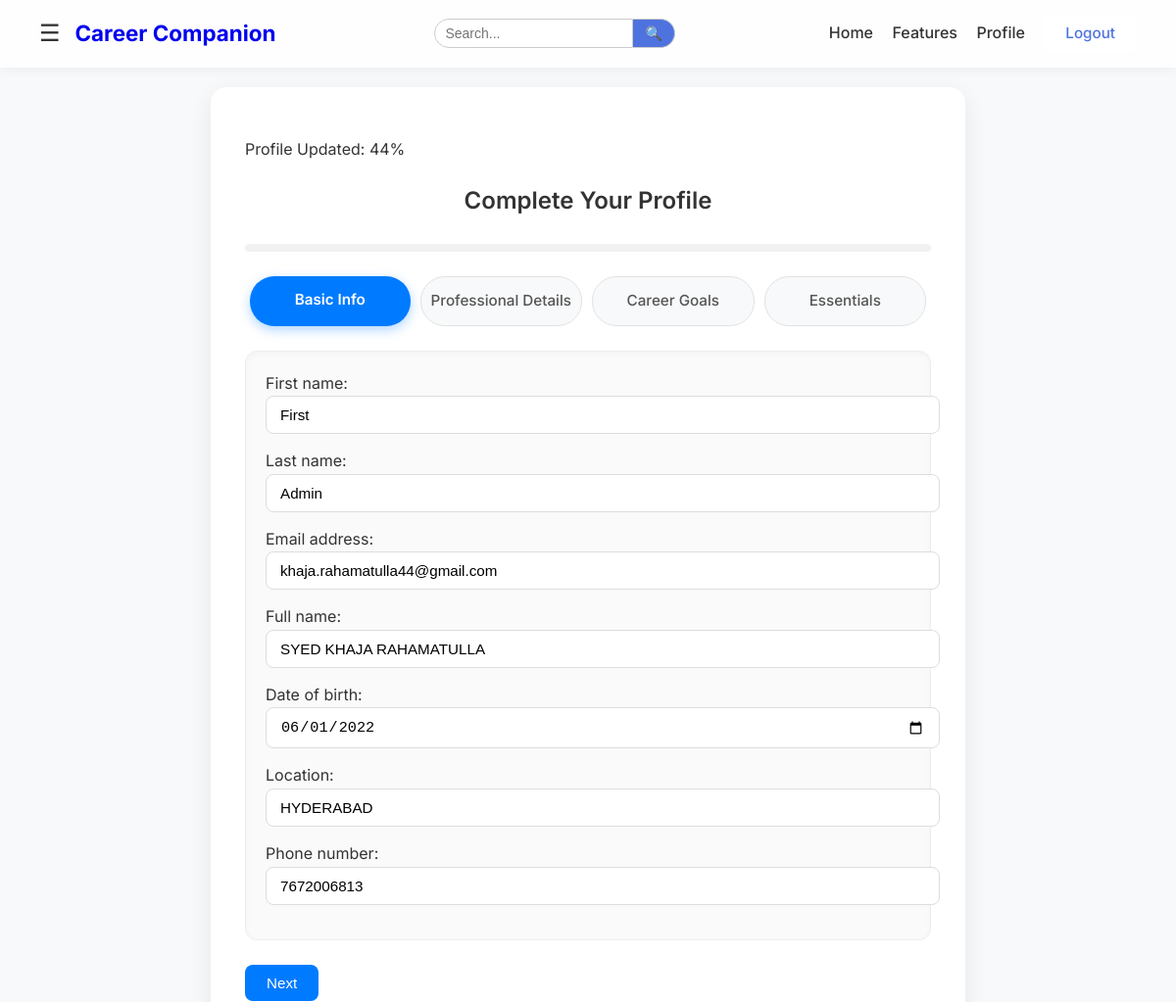
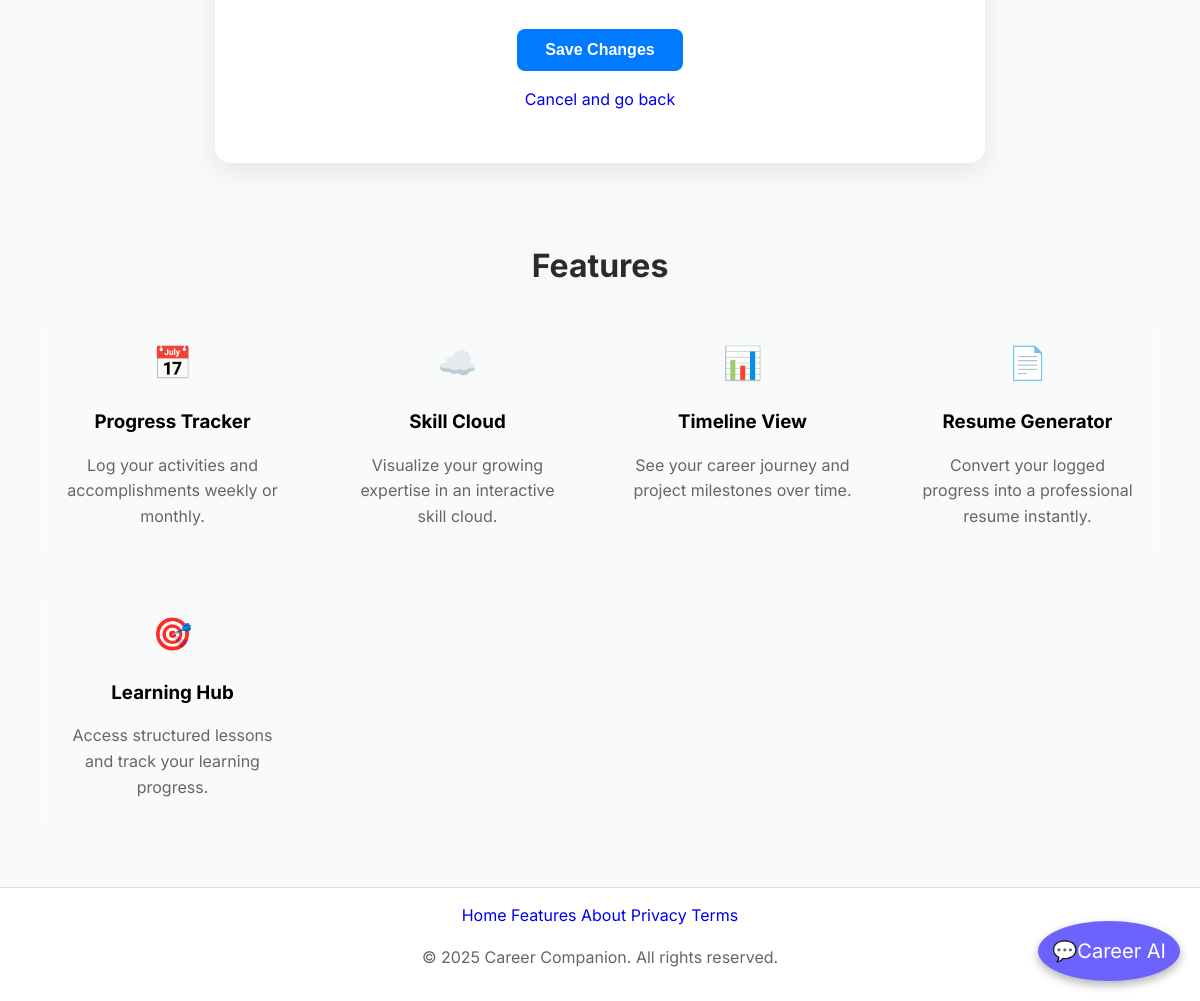
The app's page /profile/edit/ (signed in) with its own data (2 pictures, top to bottom).
### dashboard/models.py (models this page shows, shortened)
class Profile(models.Model):
    PROFILE_TYPE_CHOICES = [
        ('student', 'Student'),
        ('job_seeker', 'Job Seeker'),
        ('employee', 'Employee'),
        ('freelancer', 'Freelancer'),
    ]
    STATUS_CHOICES = [
        ('active', 'Active'),
        ('inactive', 'Inactive'),
    ]
    user = models.OneToOneField(User, on_delete=models.CASCADE)
    profile_picture = models.ImageField(upload_to='profile_pictures/', blank=True, null=True)
    cover_photo = models.ImageField(upload_to='cover_photos/', blank=True, null=True)
    tagline = models.CharField(max_length=100, blank=True, null=True)
    location = models.CharField(max_length=100, blank=True, null=True)
    resume = models.FileField(upload_to='resumes/', blank=True, null=True)
    cover_letter = models.FileField(
        upload_to='cover_letters/', blank=True, null=True, verbose_name="Curriculum Vitae"
    )
    full_name = models.CharField(max_length=100, blank=True, null=True)
    date_of_birth = models.DateField(blank=True, null=True)
    phone_number = models.CharField(max_length=15, blank=True, null=True)
    linkedin_profile = models.URLField(blank=True, null=True)
    github_profile = models.URLField(blank=True, null=True)
    twitter_profile = models.URLField(blank=True, null=True)
    personal_website = models.URLField(blank=True, null=True)
    education = models.TextField(blank=True, null=True, help_text="Comma separated education details (important ones only)")
    bio = models.TextField(blank=True, null=True)
    profile_type = models.CharField(max_length=50, choices=PROFILE_TYPE_CHOICES, blank=True, null=True)
    status = models.CharField(max_length=50, choices=STATUS_CHOICES, blank=True, null=True)
    skills = models.TextField(blank=True, null=True, help_text="Comma separated skills")
    experience = models.CharField(max_length=100, blank=True, null=True)
    role = models.CharField(max_length=100, blank=True, null=True)
    learning_goal = models.TextField(blank=True, null=True, help_text="Comma separated learning goals")
    technologies_interested = models.TextField(blank=True, null=True, help_text="Comma separated technologies of interest")
    projects = models.TextField(blank=True, null=True, help_text="Comma separated project names")
    certifications = models.TextField(blank=True, null=True, help_text="Comma separated certification names")
    achievements = models.TextField(blank=True, null=True, help_text="Comma separated achievements")
    short_term_goals = models.TextField(blank=True, null=True, help_text="Comma separated short term goals")
    long_term_goals = models.TextField(blank=True, null=True, help_text="Comma separated long term goals")
    dream_role = models.CharField(max_length=100, blank=True, null=True)
    dream_company = models.CharField(max_length=100, blank=True, null=True)
    created_at = models.DateTimeField(auto_now_add=True)
    updated_at = models.DateTimeField(auto_now=True)
    def completion_percentage(self):
        fields_to_check = [
            self.full_name,
            self.phone_number,
            self.date_of_birth,
            self.location,
            self.skills,
            self.experience,
            self.role,
            self.learning_goal,
            self.short_term_goals,
            self.long_term_goals,
            self.dream_role,
            self.dream_company,
            self.resume,
            self.linkedin_profile,
            self.github_profile,
            self.education,
            self.certifications,
            self.achievements,
        ]
        total_fields = len(fields_to_check)
        filled_fields = sum(1 for field in fields_to_check if field and str(field).strip())
        if total_fields == 0:
            return 0
        return int((filled_fields / total_fields) * 100)

### dashboard/views.py (the view)
# urls.py: path('profile/edit/', views.edit_profile, name='edit_profile'),
def edit_profile(request):
    if request.method == 'POST':
        u_form = UserUpdateForm(request.POST, instance=request.user)
        p_form = ProfileUpdateForm(request.POST, request.FILES, instance=request.user.profile)
        if u_form.is_valid() and p_form.is_valid():
            u_form.save()
            p_form.save()
            return redirect('profile')
    else:
        u_form = UserUpdateForm(instance=request.user)
        p_form = ProfileUpdateForm(instance=request.user.profile)
    profile = request.user.profile
    completion = profile.completion_percentage()
    return render(request, 'dashboard/edit_profile.html', {
        'u_form': u_form,
        'p_form': p_form,
        'completion': completion,
    })

### dashboard/forms.py
class UserUpdateForm(forms.ModelForm):
    class Meta:
        model = User
        fields = ['first_name', 'last_name', 'email']

### dashboard/templates/dashboard/edit_profile.html (shortened to what this page needs)
{% extends 'dashboard/base.html' %}
{% load static %}
{% block content %}
<div class="edit-profile-container">
        <div class="profile-completion">
        <p>Profile Updated: {{ completion }}%</p>
    </div>
    <h2>Complete Your Profile</h2>
    <div class="progress-bar">
    </div>
    <ul class="form-tabs">
        <li class="active" data-step="1">Basic Info</li>
        <li data-step="2">Professional Details</li>
        <li data-step="3">Career Goals</li>
        <li data-step="4">Essentials</li>
    </ul>
    <form method="POST" enctype="multipart/form-data" id="profileForm">
        <div class="form-step active" data-step="1">
            {{ u_form.first_name.label_tag }} {{ u_form.first_name }}
            {{ u_form.last_name.label_tag }} {{ u_form.last_name }}
            {{ u_form.email.label_tag }} {{ u_form.email }}
            {{ p_form.full_name.label_tag }} {{ p_form.full_name }}
            {{ p_form.date_of_birth.label_tag }} {{ p_form.date_of_birth }}
            {{ p_form.location.label_tag }} {{ p_form.location }}
            {{ p_form.phone_number.label_tag }} {{ p_form.phone_number }}
        </div>
        <div class="form-navigation">
            <button type="button" id="nextBtn" class="btn primary">Next</button>
        </div>
        <div class="save-btn-container">
            <button type="submit" id="submitBtn" class="btn primary">Save Changes</button>
            <p><a href="{% url 'profile' %}">Cancel and go back</a></p>
        </div>
    </form>
</div>
{% endblock %}

### dashboard/templates/dashboard/base.html (shortened to what this page needs)
{% load static %}
<!DOCTYPE html>
<html lang="en">
<head>
   <link rel="stylesheet" href="{% static 'dashboard/style.css' %}">
</head>
<body>
  <header>
    <div style="display: flex; align-items: center;">
      <span class="menu-icon" onclick="toggleMenu()">&#9776;</span>
      <div class="logo">
        <a href="{% url 'dashboardPage' %}">Career Companion</a>
      </div>
    </div>
    <div class="search-container">
      <input type="text" placeholder="Search..." id="searchBar">
      <button class="search-btn">🔍</button>
    </div>
    <nav>
      <a href="{% url 'dashboardPage' %}">Home</a>
      <a href="#features">Features</a>
      <a href="{% url 'profile' %}">Profile</a>
      <a href="{% url 'logout' %}" class="btn">Logout</a>
    </nav>
  </header>
  <a href="chatbot.html" class="chatbot-btn" title="Chat with AI">💬Career AI</a>
  <main class="main-content">
    <div class="container">
      {% block content %}{% endblock %}
    </div>
  </main>
  <section id="features">
  <h2>Features</h2>
  <div class="features-grid">
    <a href="{% url 'progress_tracker' %}"class="feature-card">
      <div class="icon">📅</div>
      <h3>Progress Tracker</h3>
      <p>Log your activities and accomplishments weekly or monthly.</p>
    </a>
    <a href="{% url 'skill_cloud' %}" class="feature-card">
      <div class="icon">☁️</div>
      <h3>Skill Cloud</h3>
      <p>Visualize your growing expertise in an interactive skill cloud.</p>
    </a>
    <a href="{% url 'timeLineView' %}"class="feature-card">
      <div class="icon">📊</div>
      <h3>Timeline View</h3>
      <p>See your career journey and project milestones over time.</p>
    </a>
    <a href="{% url 'resumeGenerator' %}" class="feature-card">
      <div class="icon">📄</div>
      <h3>Resume Generator</h3>
      <p>Convert your logged progress into a professional resume instantly.</p>
    </a>
    <a href="{% url 'learningHub' %}" class="feature-card">
      <div class="icon">🎯</div>
      <h3>Learning Hub</h3>
      <p>Access structured lessons and track your learning progress.</p>
    </a>
  </div>
</section>
  <footer>
    <div class="footer-content">
      <div class="footer-links">
        <a href="{% url 'dashboardPage' %}">Home</a>
        <a href="#">Features</a>
        <a href="#">About</a>
        <a href="#">Privacy</a>
        <a href="#">Terms</a>
      </div>
      <p>&copy; 2025 Career Companion. All rights reserved.</p>
    </div>
  </footer>
</body>
</html>

### dashboard/static/dashboard/style.css (style rules this page uses)
body { margin: 0; font-family: 'Inter', sans-serif; background: #f8f9fa; color: #333; line-height: 1.6; }
a { text-decoration: none; transition: 0.3s ease; }
header { background: rgba(255, 255, 255, 0.85); padding: 15px 40px; display: flex; justify-content: space-between; align-items: center; border-bottom: 1px solid rgba(255,255,255,0.2); position: sticky; top: 0; z-index: 100; backdrop-filter: blur(5px); -webkit-backdrop-filter: blur(5px); box-shadow: 0 2px 12px rgba(0,0,0,0.05); }
.logo { font-weight: 700; font-size: 1.4rem; color: #007bff; }
nav a { margin-left: 15px; color: #333; font-weight: 500; }
.btn { padding: 8px 14px; border-radius: 6px; border: 1px solid #4e73df; font-size: 0.9rem; background: white; color: #4e73df; transition: all 0.3s ease; }
.btn.primary { background: #4e73df; color: white; border: none; }
#features { padding: 50px 40px; text-align: center; }
#features h2 { font-size: 2rem; margin-bottom: 25px; color: #2b2b2b; }
.feature-card .icon { font-size: 2rem; margin-bottom: 10px; }
.features-grid { display: grid; grid-template-columns: repeat(auto-fit, minmax(240px, 1fr)); gap: 20px; align-items: stretch; }
.feature-card { opacity: 0; transform: translateY(30px); display: block; padding: 20px; border-radius: 16px; background: rgba(255, 255, 255, 0.15); border: 1px solid rgba(255, 255, 255, 0.3); transition: all 0.4s ease; backdrop-filter: blur(6px); -webkit-backdrop-filter: blur(6px); cursor: pointer; }
.feature-card h3 { margin-bottom: 10px; color: black; }
.feature-card p { color: #666; }
.feature-card.show { opacity: 1; transform: translateY(0); transition: all 0.6s ease-out; }
.menu-icon { font-size: 1.8rem; cursor: pointer; margin-right: 10px; }
.menu-icon { font-size: 24px; cursor: pointer; margin-right: 15px; }
.search-container { display: flex; align-items: center; margin-left: 20px; }
.search-container input { padding: 6px 10px; border: 1px solid #ccc; border-radius: 20px 0 0 20px; outline: none; font-size: 14px; }
.search-container .search-btn { padding: 6px 12px; border: 1px solid #ccc; border-left: none; background: #4e73df; color: white; border-radius: 0 20px 20px 0; cursor: pointer; font-size: 14px; }
.chatbot-btn { position: fixed; bottom: 20px; right: 20px; background: #6c63ff; color: white; font-size: 20px; padding: 14px; border-radius: 50%; text-align: center; box-shadow: 0 4px 10px rgba(0,0,0,0.3); transition: background 0.3s ease; z-index: 999; }
footer { text-align: center; padding: 15px; background: white; border-top: 1px solid #ddd; color: #666; }
.search-container { display: flex; align-items: center; margin-left: 20px; position: relative; }

### dashboard/templates/dashboard/edit_profile.html (style rules this page uses)
.save-btn-container { margin-top: 30px; text-align: center; }
.save-btn-container .btn { padding: 12px 28px; font-size: 1rem; font-weight: 600; }
.edit-profile-container { max-width: 700px; margin: auto; background: #fff; padding: 35px; border-radius: 16px; box-shadow: 0 8px 25px rgba(0,0,0,0.08); font-family: 'Inter', sans-serif; }
.edit-profile-container h2 { text-align: center; margin-bottom: 25px; font-weight: 600; color: #333; }
.progress-bar { width: 100%; background: #f1f1f1; border-radius: 50px; margin-bottom: 25px; height: 8px; overflow: hidden; }
.form-tabs { display: flex; justify-content: space-between; list-style: none; padding: 0; margin-bottom: 25px; border: none; }
.form-tabs li { flex: 1; margin: 0 5px; padding: 12px 10px; border-radius: 25px; background: #f8f9fa; text-align: center; font-weight: 500; font-size: 0.95rem; color: #555; cursor: pointer; transition: all 0.3s ease; border: 1px solid #e2e2e2; }
.form-tabs li.active { background: #007bff; color: #fff; font-weight: 600; border: none; box-shadow: 0 4px 12px rgba(0,123,255,0.3); }
.form-step { display: none; padding: 20px; border-radius: 12px; background: #fafafa; border: 1px solid #eee; box-shadow: inset 0 2px 6px rgba(0,0,0,0.03); }
.form-step.active { display: block; animation: fadeIn 0.4s ease; }
form input, form select, form textarea { width: 100%; padding: 10px 14px; margin-bottom: 15px; border: 1px solid #ddd; border-radius: 8px; outline: none; font-size: 0.95rem; transition: all 0.3s ease; }
.form-navigation { margin-top: 25px; display: flex; justify-content: space-between; }
.btn { padding: 10px 22px; border-radius: 8px; font-weight: 500; font-size: 0.95rem; cursor: pointer; border: none; transition: all 0.3s ease; }
.btn.primary { background: #007bff; color: #fff; }

### records on screen
Profile: full_name "SYED KHAJA RAHAMATULLA", date_of_birth "06/01/2022", location "HYDERABAD", phone_number "7672006813"

### other values on screen
{{ completion }} "44"
{{ u_form.first_name.label_tag }} "First name:"
{{ u_form.last_name.label_tag }} "Last name:"
{{ u_form.email.label_tag }} "Email address:"
{{ p_form.full_name.label_tag }} "Full name:"
{{ p_form.date_of_birth.label_tag }} "Date of birth:"
{{ p_form.location.label_tag }} "Location:"
{{ p_form.phone_number.label_tag }} "Phone number:"
